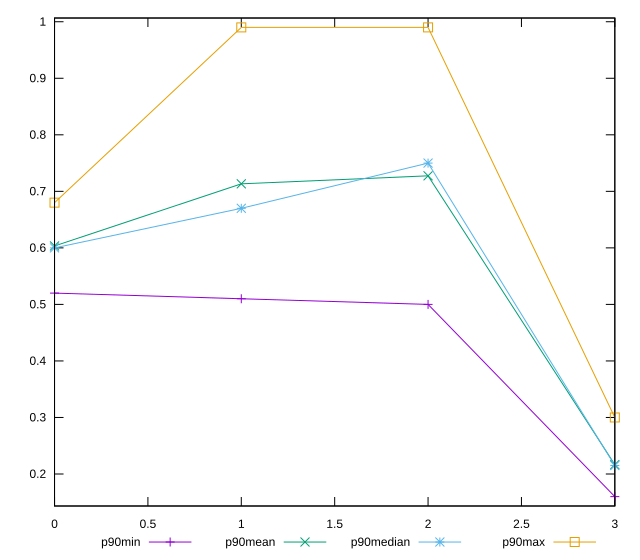

This chart was generated by the following gnuplot code:
reset

$p90Min <<EOF
0 0.52
1 0.51
2 0.5
3 0.16
EOF

$p90Mean <<EOF
0 0.6034042553191492
1 0.7132978723404256
2 0.7274468085106381
3 0.21657894736842115
EOF

$p90Median <<EOF
0 0.6
1 0.67
2 0.75
3 0.215
EOF

$p90Max <<EOF
0 0.68
1 0.99
2 0.99
3 0.3
EOF

set key outside below
set xrange [0:3]
set yrange [0.1434:1.0066]
set trange [0.1434:1.0066]
set terminal svg size 640, 560 enhanced background rgb 'white'
set output "reports/report_00028_2021-02-24T12-49-42.674Z/meta/score/progression/value.svg"

plot $p90Min title "p90min" with linespoints, \
     $p90Mean title "p90mean" with linespoints, \
     $p90Median title "p90median" with linespoints, \
     $p90Max title "p90max" with linespoints

reset
